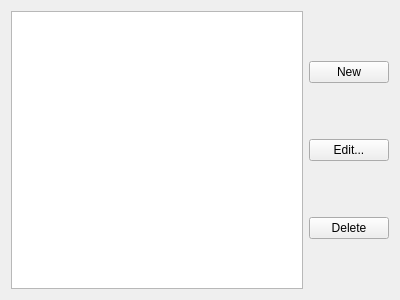
<ui version="4.0" >
 <class>ConditionsWidget</class>
 <widget class="QWidget" name="ConditionsWidget" >
  <property name="geometry" >
   <rect>
    <x>0</x>
    <y>0</y>
    <width>400</width>
    <height>300</height>
   </rect>
  </property>
  <layout class="QHBoxLayout" name="horizontalLayout" >
   <item>
    <widget class="QTreeWidget" name="tree" >
     <property name="headerHidden" >
      <bool>true</bool>
     </property>
     <column>
      <property name="text" >
       <string>1</string>
      </property>
     </column>
    </widget>
   </item>
   <item>
    <layout class="QVBoxLayout" name="verticalLayout" >
     <item>
      <widget class="QPushButton" name="new_button" >
       <property name="text" >
        <string comment="new condition">New</string>
       </property>
      </widget>
     </item>
     <item>
      <widget class="QPushButton" name="edit_button" >
       <property name="text" >
        <string>Edit...</string>
       </property>
      </widget>
     </item>
     <item>
      <widget class="QPushButton" name="delete_button" >
       <property name="text" >
        <string>Delete</string>
       </property>
      </widget>
     </item>
    </layout>
   </item>
  </layout>
 </widget>
 <connections/>
</ui>
